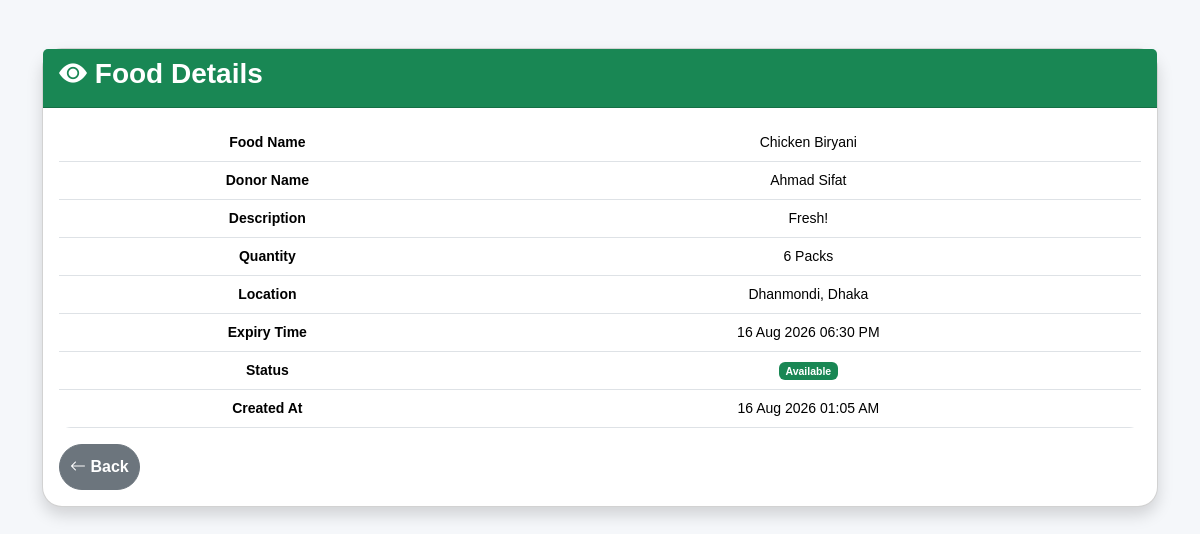
The app's page /FoodBridge_PHP/view-food.php?id=15 (signed in) with its own data.
### tables this page shows
CREATE TABLE `food_listing` (
  `listing_ID` int(11) NOT NULL,
  `donor_id` int(11) NOT NULL,
  `Food_Name` varchar(50) NOT NULL,
  `description` varchar(200) DEFAULT NULL,
  `quantity` int(11) NOT NULL,
  `unit` varchar(30) NOT NULL,
  `location` varchar(200) NOT NULL,
  `expiry_time` datetime NOT NULL,
  `status` varchar(30) NOT NULL,
  `created_at` datetime NOT NULL,
  `updated_at` datetime DEFAULT NULL
);

CREATE TABLE `user` (
  `user_id` int(11) NOT NULL,
  `full_name` varchar(50) NOT NULL,
  `email` varchar(40) NOT NULL,
  `password` varchar(8) NOT NULL,
  `phone` varchar(20) DEFAULT NULL,
  `role` varchar(20) NOT NULL,
  `address` varchar(200) DEFAULT NULL,
  `created_at` datetime NOT NULL
);

### FoodBridge_PHP/view-food.php (the view, shortened to what this page needs)
<?php
include("config.php");
$id = $_GET['id'];
$sql = "SELECT FOOD_LISTING.*, User.full_name
        FROM FOOD_LISTING
        JOIN User
        ON FOOD_LISTING.donor_id = User.user_id
        WHERE FOOD_LISTING.listing_ID='$id'";
$result = mysqli_query($conn, $sql);
$row = mysqli_fetch_assoc($result);
?>
<!DOCTYPE html>
<html lang="en">
<head>
<link href="https://cdn.jsdelivr.net/npm/bootstrap@5.3.7/dist/css/bootstrap.min.css" rel="stylesheet">
<link rel="stylesheet"
href="https://cdn.jsdelivr.net/npm/bootstrap-icons@1.13.1/font/bootstrap-icons.min.css">
<link rel="stylesheet" href="css/style.css">
</head>
<body>
<div class="container mt-5">
<div class="card shadow">
<div class="card-header bg-success text-white">
<h3>
<i class="bi bi-eye-fill"></i>
Food Details
</h3>
</div>
<div class="card-body">
<table class="table">
<tr>
<th>Food Name</th>
<td><?php echo $row['Food_Name']; ?></td>
</tr>
<tr>
    <th>Donor Name</th>
    <td><?php echo $row['full_name']; ?></td>
</tr>
<tr>
<th>Description</th>
<td><?php echo $row['description']; ?></td>
</tr>
<tr>
<th>Quantity</th>
<td><?php echo $row['quantity']." ".$row['unit']; ?></td>
</tr>
<tr>
<th>Location</th>
<td><?php echo $row['location']; ?></td>
</tr>
<tr>
<th>Expiry Time</th>
<td><?php echo date("d M Y h:i A", strtotime($row['expiry_time'])); ?></td>
</tr>
<tr>
<th>Status</th>
<td>
<?php
$status = $row['status'];
if($status == "Available")
{
    $badge = "success";
}
elseif($status == "Requested")
{
    $badge = "warning text-dark";
}
elseif($status == "Collected")
{
    $badge = "primary";
}
elseif($status == "Completed")
{
    $badge = "secondary";
}
elseif($status == "Expired")
{
    $badge = "danger";
}
else
{
    $badge = "dark";
}
?>
<span class="badge bg-<?php echo explode(" ", $badge)[0]; ?>
<?php if(str_contains($badge, "text-dark")) echo "text-dark"; ?>">
<?php echo $status; ?>
</span>
</td>
</tr>
<tr>
<th>Created At</th>
<td><?php echo date("d M Y h:i A", strtotime($row['created_at'])); ?></td>
</tr>
</table>
<a href="food-listings.php" class="btn btn-secondary">
<i class="bi bi-arrow-left"></i>
Back
</a>
</div>
</div>
</div>
</body>
</html>

### FoodBridge_PHP/css/style.css (style rules this page uses)
body { font-family: Arial, Helvetica, sans-serif; background-color: #f8f9fa; }
.card { transition: 0.3s; }
.btn { border-radius: 30px; padding: 10px 25px; }
.card { border-radius: 20px; }
.btn { border-radius: 30px; padding: 10px; font-weight: 600; }
h1,h2,h3 { font-weight: 700; }
.table { border-radius: 12px; overflow: hidden; }
.table tbody tr { transition: 0.25s; }
.btn { transition: 0.3s; }
body { background: #f5f7fa; }
.table { font-size: 14px; }
.table th, .table td { text-align: center; vertical-align: middle; }

### records on screen
food_listing: Food_Name "Chicken Biryani", donor.full_name "Ahmad Sifat", description "Fresh!", quantity "6", unit "Packs", location "Dhanmondi, Dhaka", expiry_time "16 Aug 2026 06:30 PM", status "Available", created_at "16 Aug 2026 01:05 AM"
